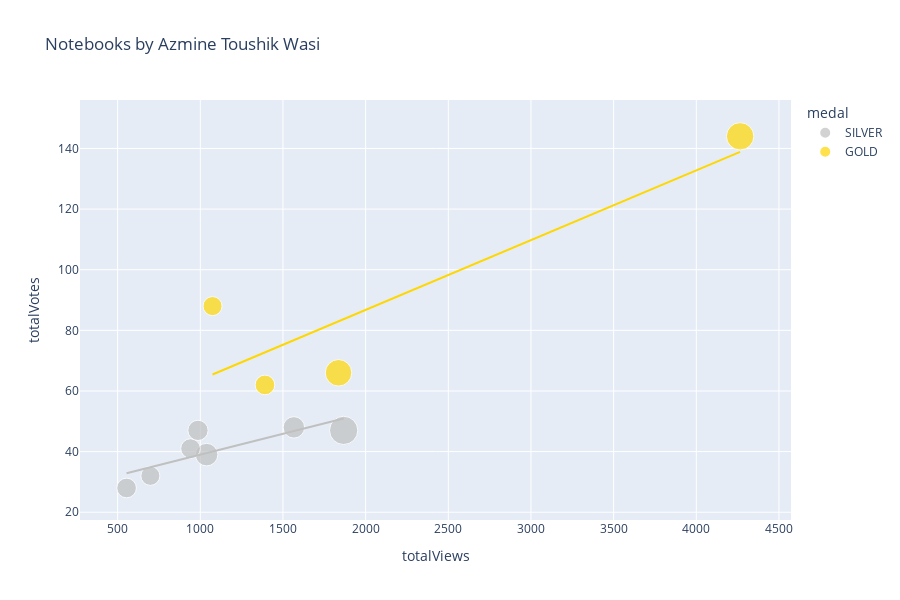

The notebook cell saved with this chart:
### Markdown cell above
# Plotly Scatter Plot

You may want to tweak these settings depending on how many notebooks you have...

### Code cell
import plotly.express as px

df['totalComments'].fillna(0, inplace=True)
df['medal'].fillna('N/A', inplace=True)
df['size'] = df['totalComments'].clip(lower=1)
color_map = {
    'GOLD': 'gold',
    'SILVER': 'silver',
    'BRONZE': 'chocolate',
    'N/A': '#333'
}
px.scatter(
    df,
    'totalViews',
    'totalVotes',
    title=f'Notebooks by {df.author_displayName.get(0)}',
    log_x=False,
    log_y=False,
    #width=800, 
    height=600,
    color='medal',
    color_discrete_map=color_map,
    size='size',
    trendline='ols',
    trendline_options=dict(log_x=False, log_y=False, add_constant=True),
    #trendline='lowess', # Use for Locally Weighted Scatterplot Smoothing line
    #trendline_scope='overall', # Use this for one trendline
    hover_name='title',
    hover_data={
        'size': False,
        'totalViews': ':,.0f',
        'totalVotes': ':,.0f',
        'totalLines': ':,.0f',
        'totalComments': ':,.0f',
        'viewsPerVote': ':,.0f',
        'languageName': True,
        'versionNumber': True,
        'lastRun': True,
        'lastRunExecutionTimeSeconds': ':,.0f',
        'medal': True,
    })

### Figure 1 — Plotly figure (JSON) as saved in the notebook; plotly's stock layout.template omitted (floating-point values rounded to 4 significant figures)
{"data": [{"customdata": [[19, 536, 19, 31.98, "Python", 13, "Tue Jul 12 04:33:34 2022", 58, "SILVER"], [21, 592, 21, 25.98, "Python", 12, "Tue Jul 12 04:33:33 2022", 42, "SILVER"], [16, 342, 16, 22.43, "Python", 8, "Mon Jul 11 04:29:16 2022", 104, "SILVER"], [17, 608, 17, 20.56, "Python", 18, "Sun Jul 10 12:02:32 2022", 122, "SILVER"], [33, 274, 33, 38.92, "Python", 12, "Sat Jul  9 12:09:12 2022", 76, "SILVER"], [16, 279, 16, 19.14, "Python", 16, "Sun May 29 07:50:50 2022", 40, "SILVER"], [15, 461, 15, 21.18, "Python", 14, "Fri May 27 02:34:12 2022", 79, "SILVER"]], "hovertemplate": "<b>%{hovertext}</b><br><br>medal=%{customdata[8]}<br>totalViews=%{x:,.0f}<br>totalVotes=%{y:,.0f}<br>totalLines=%{customdata[1]:,.0f}<br>totalComments=%{customdata[2]:,.0f}<br>viewsPerVote=%{customdata[3]:,.0f}<br>languageName=%{customdata[4]}<br>versionNumber=%{customdata[5]}<br>lastRun=%{customdata[6]}<br>lastRunExecutionTimeSeconds=%{customdata[7]:,.0f}<extra></extra>", "hovertext": ["UCL ⚽ EDA & Viz ⭐ 2021-22 ⭐ Players & Teams", "➡️ Bias-Variance Tradeoff 📋 Theory & Code Ex.", "➡️ Intro to Feature Engineering 🛠 Housing Data ", "Divorce Reasons Analysis 📊 With PCA,SHAP,TSNE,RFE", "▶️ Cristiano Ronaldo 📊 Extended EDA ⚽ Goals ", " 📘 Coursera 📉 EDA, FE 📈 Analysis + Insights 📊", "Export Processing Zones - EDA+Statistical Analysis"], "legendgroup": "SILVER", "marker": {"color": "silver", "size": [19, 21, 16, 17, 33, 16, 15], "sizemode": "area", "sizeref": 0.0825, "symbol": "circle"}, "mode": "markers", "name": "SILVER", "orientation": "v", "showlegend": true, "type": "scatter", "x": [1566, 1038, 941, 986, 1867, 554, 698], "xaxis": "x", "y": [48, 39, 41, 47, 47, 28, 32], "yaxis": "y"}, {"hovertemplate": "<b>OLS trendline</b><br>totalVotes = 0.0137607 * totalViews + 25.2472<br>R<sup>2</sup>=0.666284<br><br>medal=SILVER<br>totalViews=%{x:,.0f}<br>totalVotes=%{y:,.0f} <b>(trend)</b><extra></extra>", "legendgroup": "SILVER", "marker": {"color": "silver", "symbol": "circle"}, "mode": "lines", "name": "SILVER", "showlegend": false, "type": "scatter", "x": [554, 698, 941, 986, 1038, 1566, 1867], "xaxis": "x", "y": [32.87, 34.85, 38.2, 38.82, 39.53, 46.8, 50.94], "yaxis": "y"}, {"customdata": [[29, 380, 29, 27.42, "Python", 13, "Sat Jul  9 12:08:22 2022", 56, "GOLD"], [16, 342, 16, 22.1, "Python", 14, "Tue Jul  5 04:38:45 2022", 70, "GOLD"], [15, 645, 15, 12.08, "Python", 1, "Fri Jul  1 18:28:34 2022", 6, "GOLD"], [31, 357, 31, 29.42, "Python", 7, "Fri Jul  1 08:32:21 2022", 85, "GOLD"]], "hovertemplate": "<b>%{hovertext}</b><br><br>medal=%{customdata[8]}<br>totalViews=%{x:,.0f}<br>totalVotes=%{y:,.0f}<br>totalLines=%{customdata[1]:,.0f}<br>totalComments=%{customdata[2]:,.0f}<br>viewsPerVote=%{customdata[3]:,.0f}<br>languageName=%{customdata[4]}<br>versionNumber=%{customdata[5]}<br>lastRun=%{customdata[6]}<br>lastRunExecutionTimeSeconds=%{customdata[7]:,.0f}<extra></extra>", "hovertext": ["▶️ Lionel Messi 📊 Extended EDA ⚽ Goals ", "➡️ Intro to Cross Validation ✅ Different Methods", "Clustering : Different Techniques, Algorithms", " Imputation : Different Techniques with Codes"], "legendgroup": "GOLD", "marker": {"color": "gold", "size": [29, 16, 15, 31], "sizemode": "area", "sizeref": 0.0825, "symbol": "circle"}, "mode": "markers", "name": "GOLD", "orientation": "v", "showlegend": true, "type": "scatter", "x": [1836, 1391, 1074, 4265], "xaxis": "x", "y": [66, 62, 88, 144], "yaxis": "y"}, {"hovertemplate": "<b>OLS trendline</b><br>totalVotes = 0.02302 * totalViews + 40.7027<br>R<sup>2</sup>=0.780690<br><br>medal=GOLD<br>totalViews=%{x:,.0f}<br>totalVotes=%{y:,.0f} <b>(trend)</b><extra></extra>", "legendgroup": "GOLD", "marker": {"color": "gold", "symbol": "circle"}, "mode": "lines", "name": "GOLD", "showlegend": false, "type": "scatter", "x": [1074, 1391, 1836, 4265], "xaxis": "x", "y": [65.43, 72.72, 82.97, 138.9], "yaxis": "y"}], "layout": {"height": 600, "legend": {"itemsizing": "constant", "title": {"text": "medal"}, "tracegroupgap": 0}, "title": {"text": "Notebooks by Azmine Toushik Wasi"}, "xaxis": {"anchor": "y", "domain": [0, 1], "title": {"text": "totalViews"}}, "yaxis": {"anchor": "x", "domain": [0, 1], "title": {"text": "totalVotes"}}}}
